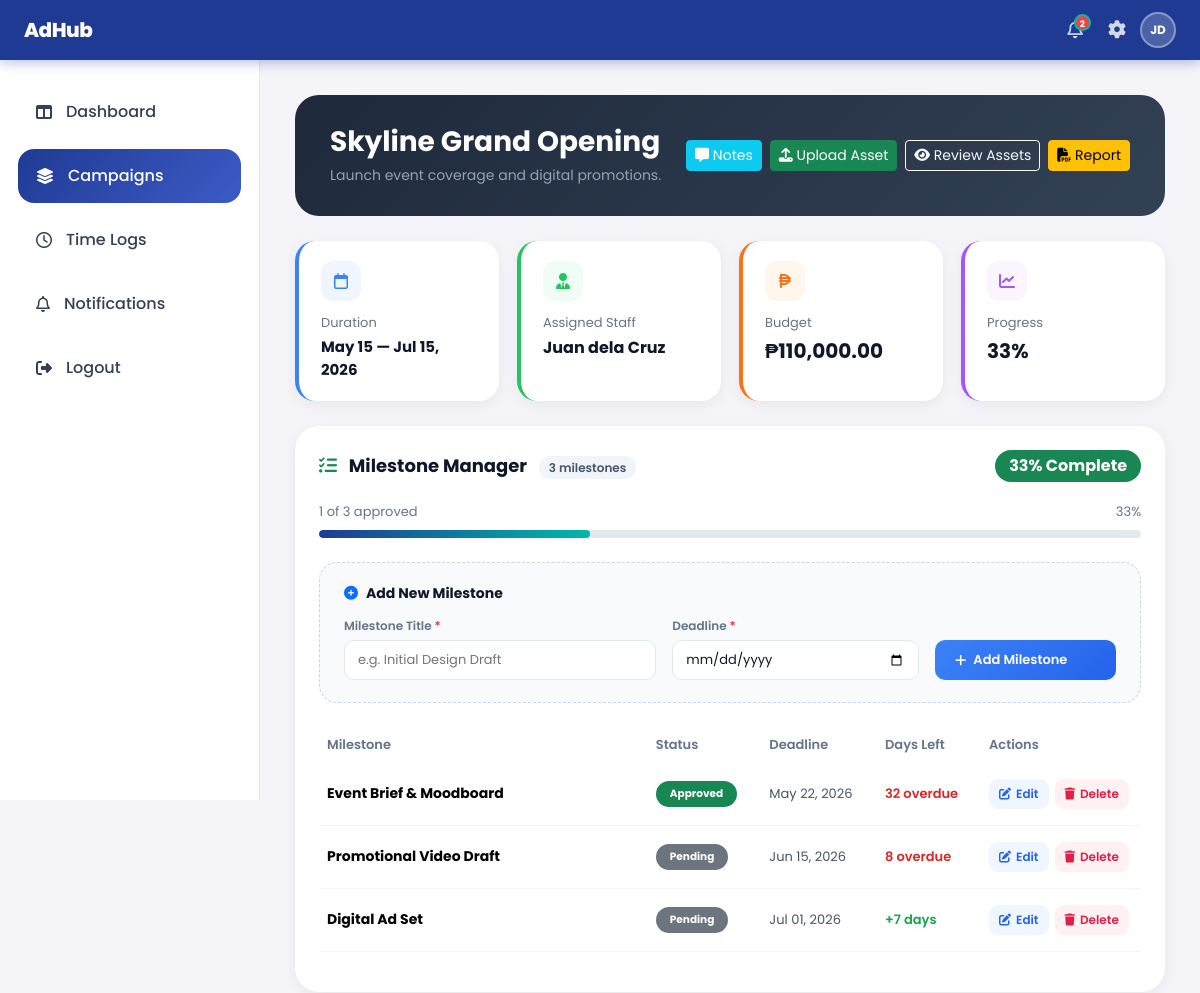
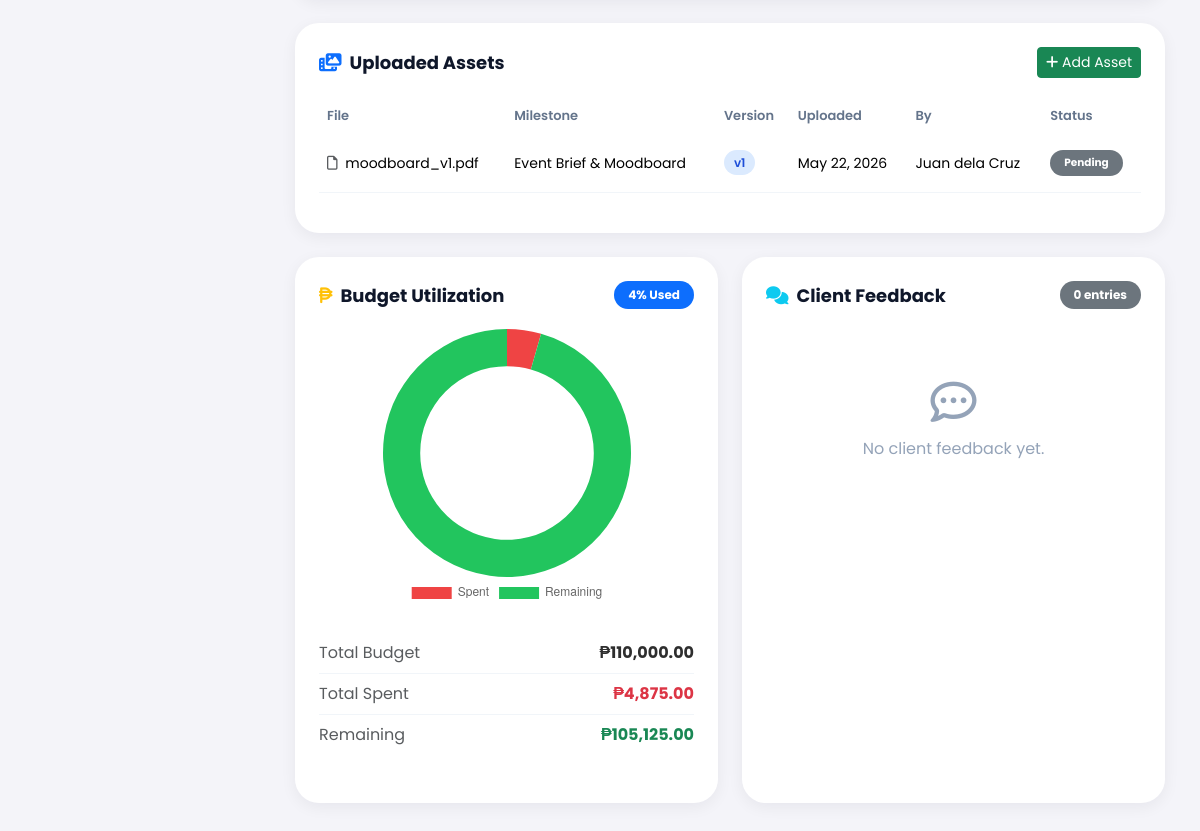
/admin/campaigns/campaign_details.php?id=7 (signed in), run on the app's committed database (2 pictures, top to bottom).
### tables this page shows
CREATE TABLE campaigns (
    campaign_id       INT          AUTO_INCREMENT PRIMARY KEY,
    campaign_name     VARCHAR(100),
    description       TEXT,
    budget            DECIMAL(10,2),
    client_id         INT,
    assigned_staff_id INT,
    start_date        DATE,
    deadline          DATE,
    status            VARCHAR(50),
    FOREIGN KEY (client_id)         REFERENCES users(user_id) ON DELETE CASCADE,
    FOREIGN KEY (assigned_staff_id) REFERENCES users(user_id) ON DELETE SET NULL
);

CREATE TABLE users (
    user_id     INT           AUTO_INCREMENT PRIMARY KEY,
    name        VARCHAR(100),
    email       VARCHAR(100)  UNIQUE,
    password    VARCHAR(255),
    role        ENUM('staff','client'),
    is_admin    BOOLEAN       DEFAULT FALSE,
    hourly_rate DECIMAL(10,2),
    profile_img VARCHAR(255)
);

CREATE TABLE milestones (
    milestone_id INT         AUTO_INCREMENT PRIMARY KEY,
    campaign_id  INT,
    title        VARCHAR(100),
    status       ENUM('pending','approved','revision') DEFAULT 'pending',
    deadline     DATE,
    FOREIGN KEY (campaign_id) REFERENCES campaigns(campaign_id) ON DELETE CASCADE
);

CREATE TABLE assets (
    asset_id    INT           AUTO_INCREMENT PRIMARY KEY,
    milestone_id INT,
    file_path   VARCHAR(255),
    file_data   LONGBLOB      NULL,
    file_type   VARCHAR(50)   NULL,
    uploaded_by INT,
    uploaded_at TIMESTAMP     DEFAULT CURRENT_TIMESTAMP,
    FOREIGN KEY (milestone_id) REFERENCES milestones(milestone_id) ON DELETE CASCADE,
    FOREIGN KEY (uploaded_by)  REFERENCES users(user_id)           ON DELETE SET NULL
);

### admin/campaigns/campaign_details.php (the view, shortened to what the rows shown need)
<?php
include('../../config/db.php');
$campaign_id = intval($_GET['id'] ?? 0);
$campaignQuery = mysqli_query($conn,"
    SELECT c.*, u.name as staff_name
    FROM campaigns c
    LEFT JOIN users u ON c.assigned_staff_id = u.user_id
    WHERE c.campaign_id = '$campaign_id'
    LIMIT 1
");
$campaign = mysqli_fetch_assoc($campaignQuery);
$milestones = mysqli_query($conn,"
    SELECT * FROM milestones
    WHERE campaign_id = '$campaign_id'
    ORDER BY milestone_id ASC
");
$assets = mysqli_query($conn,"
    SELECT
        a.*,
        m.title AS milestone_title,
        u.name  AS uploader_name,
        (SELECT COUNT(*) FROM asset_versions av WHERE av.asset_id = a.asset_id) AS version_count
    FROM assets a
    LEFT JOIN milestones m ON a.milestone_id = m.milestone_id
    LEFT JOIN users u      ON a.uploaded_by  = u.user_id
    WHERE m.campaign_id = '$campaign_id'
    ORDER BY a.uploaded_at DESC
");
$spentRow    = mysqli_fetch_assoc(mysqli_query($conn,"SELECT SUM(cost) as total_spent FROM time_logs WHERE campaign_id = '$campaign_id'"));
$total_spent = $spentRow['total_spent'] ?? 0;
$budget      = $campaign['budget'] ?? 0;
$remaining   = max(0, $budget - $total_spent);
include('../../includes/topbar.php');
?>
<!DOCTYPE html>
<html lang="en">
<head>
<link href="https://cdn.jsdelivr.net/npm/bootstrap@5.3.3/dist/css/bootstrap.min.css" rel="stylesheet">
<link rel="stylesheet" href="https://cdnjs.cloudflare.com/ajax/libs/font-awesome/6.5.1/css/all.min.css"/>
<link rel="stylesheet" href="/AdHub_V2/assets/css/style.css">
<link rel="stylesheet" href="/AdHub_V2/assets/css/dashboard.css">
</head>
<body>
<div class="main-content">
    <div class="campaign-header">
        <div>
            <h1><?= htmlspecialchars($campaign['campaign_name']); ?></h1>
            <p><?= htmlspecialchars($campaign['description']); ?></p>
        </div>
    </div>
    <div class="info-grid">
        <div class="info-card blue">
            <div class="info-icon blue"><i class="fa-regular fa-calendar"></i></div>
            <div class="info-title">Duration</div>
            <div class="info-value" style="font-size:15px;">
                <?= date('M d', strtotime($campaign['start_date'])); ?> —
                <?= date('M d, Y', strtotime($campaign['deadline'])); ?>
            </div>
        </div>
        <div class="info-card green">
            <div class="info-icon green"><i class="fa-solid fa-user-tie"></i></div>
            <div class="info-title">Assigned Staff</div>
            <div class="info-value" style="font-size:16px;">
                <?= htmlspecialchars($campaign['staff_name'] ?? 'Unassigned'); ?>
            </div>
        </div>
        <div class="info-card orange">
            <div class="info-icon orange"><i class="fa-solid fa-peso-sign"></i></div>
            <div class="info-title">Budget</div>
            <div class="info-value">₱<?= number_format($budget, 2); ?></div>
        </div>
    </div>
    <div class="dashboard-card">
        <?php
        mysqli_data_seek($milestones, 0);
        $milestoneCount = mysqli_num_rows($milestones);
        ?>
        <?php if($milestoneCount > 0): ?>
        <table class="table custom-table">
            <thead>
                <tr>
                    <th style="width:40%;">Milestone</th>
                    <th>Status</th>
                    <th>Deadline</th>
                    <th>Days Left</th>
                    <th style="width:160px;">Actions</th>
                </tr>
            </thead>
            <tbody>
            <?php while($mile = mysqli_fetch_assoc($milestones)):
                $mBadge = 'bg-secondary';
                $mBadgeText = 'Pending';
                if($mile['status'] == 'approved'){
                    $mBadge = 'bg-success';
                    $mBadgeText = 'Approved';
                } elseif($mile['status'] == 'revision'){
                    $mBadge = 'bg-warning text-dark';
                    $mBadgeText = 'Revision';
                }
                $deadline   = new DateTime($mile['deadline']);
                $today      = new DateTime();
                $daysLeft   = (int)$today->diff($deadline)->format('%r%a');
                $daysLabel  = $daysLeft > 0
                    ? "<span style='color:#16a34a;font-weight:600;'>+$daysLeft days</span>"
                    : ($daysLeft == 0
                        ? "<span style='color:#d97706;font-weight:600;'>Today</span>"
                        : "<span style='color:#dc2626;font-weight:600;'>".abs($daysLeft)." overdue</span>");
            ?>
            <tr>
                <td>
                    <strong style="font-size:14px;">
                        <?= htmlspecialchars($mile['title']); ?>
                    </strong>
                </td>
                <td>
                    <span class="badge <?= $mBadge; ?>"><?= $mBadgeText; ?></span>
                </td>
                <td style="font-size:13px; color:#475569;">
                    <?= date('M d, Y', strtotime($mile['deadline'])); ?>
                </td>
                <td style="font-size:13px;">
                    <?= $daysLabel; ?>
                </td>
                <td>
                    <div class="milestone-actions">
                        <button class="btn-icon btn-edit"
                                onclick="openEditModal(
                                    <?= $mile['milestone_id']; ?>,
                                    '<?= htmlspecialchars(addslashes($mile['title'])); ?>',
                                    '<?= $mile['deadline']; ?>',
                                    '<?= $mile['status']; ?>'
                                )">
                            <i class="fa-solid fa-pen-to-square"></i>
                            Edit
                        </button>
                        <button class="btn-icon btn-delete"
                                onclick="openDeleteModal(
                                    <?= $mile['milestone_id']; ?>,
                                    '<?= htmlspecialchars(addslashes($mile['title'])); ?>'
                                )">
                            <i class="fa-solid fa-trash"></i>
                            Delete
                        </button>
                    </div>
                </td>
            </tr>
            <?php endwhile; ?>
            </tbody>
        </table>
        <?php endif; ?>
    </div>
    <div class="dashboard-card">
        <?php if(mysqli_num_rows($assets) > 0): ?>
        <table class="table custom-table">
            <thead>
                <tr>
                    <th>File</th>
                    <th>Milestone</th>
                    <th>Version</th>
                    <th>Uploaded</th>
                    <th>By</th>
                    <th>Status</th>
                </tr>
            </thead>
            <tbody>
            <?php while($asset = mysqli_fetch_assoc($assets)):
                $statusRow = mysqli_fetch_assoc(mysqli_query($conn,"
                    SELECT status FROM approvals
                    WHERE milestone_id = '".$asset['milestone_id']."'
                    ORDER BY approval_id DESC LIMIT 1
                "));
                $status = $statusRow['status'] ?? 'pending';
                $badgeClass = 'bg-secondary';
            ?>
                <tr>
                    <td>
                        <i class="fa-regular fa-file me-1 text-muted"></i>
                        <?= htmlspecialchars(basename($asset['file_path'])); ?>
                    </td>
                    <td><?= htmlspecialchars($asset['milestone_title']); ?></td>
                    <td><span class="version-badge">v<?= $asset['version_count'] ?: 1; ?></span></td>
                    <td><?= date('M d, Y', strtotime($asset['uploaded_at'])); ?></td>
                    <td><?= htmlspecialchars($asset['uploader_name'] ?? 'Unknown'); ?></td>
                    <td><span class="badge <?= $badgeClass; ?>"><?= ucfirst($status); ?></span></td>
                </tr>
            <?php endwhile; ?>
            </tbody>
        </table>
        <?php endif; ?>
    </div>
    <div class="row g-4">
        <div class="col-md-6">
            <div class="dashboard-card h-100">
                <div class="mt-4">
                    <div class="d-flex justify-content-between align-items-center py-2"
                         style="border-bottom:1px solid #f1f5f9;">
                        <span class="text-muted">Total Budget</span>
                        <strong>₱<?= number_format($budget, 2); ?></strong>
                    </div>
                </div>
            </div>
        </div>
    </div>
</div>
<script>
/* ── Open Edit Modal ── */
function openEditModal(id, title, deadline, status){
    document.getElementById('edit_milestone_id').value = id;
    document.getElementById('edit_title').value        = title;
    document.getElementById('edit_deadline').value     = deadline;
    document.getElementById('edit_status').value       = status;
    new bootstrap.Modal(document.getElementById('editMilestoneModal')).show();
}
/* ── Open Delete Modal ── */
function openDeleteModal(id, title){
    document.getElementById('delete_milestone_id').value   = id;
    document.getElementById('delete_milestone_name').textContent = title;
    new bootstrap.Modal(document.getElementById('deleteMilestoneModal')).show();
}
/* ── Auto-dismiss toast after 4s ── */
setTimeout(() => {
    const toast = document.querySelector('.toast-fixed');
    if(toast) toast.style.animation = 'fadeOutToast 0.4s ease forwards';
}, 4000);
/* ── Budget Chart ── */
new Chart(document.getElementById('budgetChart'), {
    type: 'doughnut',
    data: {
        labels: ['Spent', 'Remaining'],
        datasets: [{
            data: [<?= $total_spent; ?>, <?= $remaining; ?>],
            backgroundColor: ['#ef4444', '#22c55e'],
            borderWidth: 0
        }]
    },
    options: {
        cutout: '70%',
        plugins: { legend: { position: 'bottom' } }
    }
});
</script>
</body>
</html>

### data on the page
campaigns: campaign_name "Skyline Grand Opening", description "Launch event coverage and digital promotions.", start_date "May 15", deadline "Jul 15, 2026", assigned_staff.name "Juan dela Cruz", budget "110,000.00"
milestones: title "Event Brief & Moodboard", status "Approved", deadline "May 22, 2026"
milestones: title "Promotional Video Draft", mBadgeText "Pending", deadline "Jun 15, 2026"
milestones: title "Digital Ad Set", mBadgeText "Pending", deadline "Jul 01, 2026"
assets: file_path "moodboard_v1.pdf", milestone.title "Event Brief & Moodboard", version_count "1", uploaded_at "May 22, 2026", uploaded_by.name "Juan dela Cruz", status "Pending"

### other printed values
$unread_count "2"
$initials "JD"
$progressPercent "33"
mysqli_num_rows($milestones) "3"
$doneMilestones "1"
$progressData['total'] "3"
$budget_percent "4"
$total_spent "4,875.00"
$remaining "105,125.00"
mysqli_num_rows($feedbackQuery) "0"
chart data {{ $total_spent }} 4875.00
chart data {{ $remaining }} 105125
